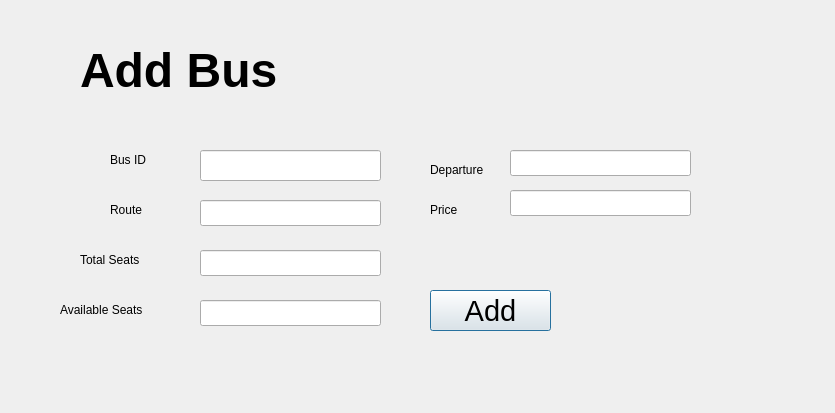
<?xml version="1.0" encoding="UTF-8"?>
<ui version="4.0">
 <class>add</class>
 <widget class="QDialog" name="add">
  <property name="geometry">
   <rect>
    <x>0</x>
    <y>0</y>
    <width>835</width>
    <height>413</height>
   </rect>
  </property>
  <property name="windowTitle">
   <string>Dialog</string>
  </property>
  <widget class="QLineEdit" name="txtID">
   <property name="geometry">
    <rect>
     <x>200</x>
     <y>150</y>
     <width>181</width>
     <height>31</height>
    </rect>
   </property>
  </widget>
  <widget class="QLineEdit" name="txtRoute">
   <property name="geometry">
    <rect>
     <x>200</x>
     <y>200</y>
     <width>181</width>
     <height>26</height>
    </rect>
   </property>
  </widget>
  <widget class="QLineEdit" name="txtSeats">
   <property name="geometry">
    <rect>
     <x>200</x>
     <y>250</y>
     <width>181</width>
     <height>26</height>
    </rect>
   </property>
  </widget>
  <widget class="QLineEdit" name="txtAv">
   <property name="geometry">
    <rect>
     <x>200</x>
     <y>300</y>
     <width>181</width>
     <height>26</height>
    </rect>
   </property>
  </widget>
  <widget class="QLineEdit" name="txtDep">
   <property name="geometry">
    <rect>
     <x>510</x>
     <y>150</y>
     <width>181</width>
     <height>26</height>
    </rect>
   </property>
  </widget>
  <widget class="QLabel" name="label">
   <property name="geometry">
    <rect>
     <x>110</x>
     <y>150</y>
     <width>63</width>
     <height>20</height>
    </rect>
   </property>
   <property name="text">
    <string>Bus ID</string>
   </property>
  </widget>
  <widget class="QLabel" name="label_2">
   <property name="geometry">
    <rect>
     <x>80</x>
     <y>250</y>
     <width>91</width>
     <height>20</height>
    </rect>
   </property>
   <property name="text">
    <string>Total Seats</string>
   </property>
  </widget>
  <widget class="QLabel" name="label_3">
   <property name="geometry">
    <rect>
     <x>110</x>
     <y>200</y>
     <width>63</width>
     <height>20</height>
    </rect>
   </property>
   <property name="text">
    <string>Route</string>
   </property>
  </widget>
  <widget class="QLabel" name="label_5">
   <property name="geometry">
    <rect>
     <x>430</x>
     <y>160</y>
     <width>91</width>
     <height>20</height>
    </rect>
   </property>
   <property name="text">
    <string>Departure</string>
   </property>
  </widget>
  <widget class="QLabel" name="label_6">
   <property name="geometry">
    <rect>
     <x>60</x>
     <y>300</y>
     <width>111</width>
     <height>20</height>
    </rect>
   </property>
   <property name="text">
    <string>Available Seats</string>
   </property>
  </widget>
  <widget class="QLabel" name="label_7">
   <property name="geometry">
    <rect>
     <x>430</x>
     <y>200</y>
     <width>63</width>
     <height>20</height>
    </rect>
   </property>
   <property name="text">
    <string>Price</string>
   </property>
  </widget>
  <widget class="QLineEdit" name="lineEdit_6">
   <property name="geometry">
    <rect>
     <x>510</x>
     <y>190</y>
     <width>181</width>
     <height>26</height>
    </rect>
   </property>
  </widget>
  <widget class="QLabel" name="label_4">
   <property name="geometry">
    <rect>
     <x>80</x>
     <y>20</y>
     <width>481</width>
     <height>101</height>
    </rect>
   </property>
   <property name="font">
    <font>
     <pointsize>36</pointsize>
     <italic>false</italic>
     <bold>true</bold>
    </font>
   </property>
   <property name="text">
    <string>Add Bus</string>
   </property>
  </widget>
  <widget class="QPushButton" name="pushButton">
   <property name="geometry">
    <rect>
     <x>430</x>
     <y>290</y>
     <width>121</width>
     <height>41</height>
    </rect>
   </property>
   <property name="font">
    <font>
     <pointsize>22</pointsize>
    </font>
   </property>
   <property name="text">
    <string>Add</string>
   </property>
  </widget>
 </widget>
 <resources/>
 <connections/>
</ui>
